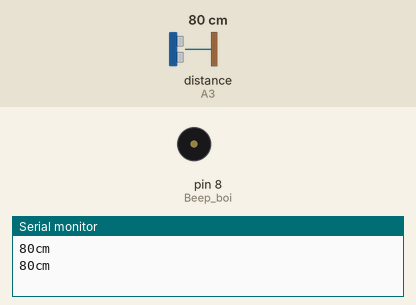
Recording of a sketch running on a simulated Arduino Uno, built with avr-gcc and run on an emulated ATmega328P. On the bench: buzzer (waves = sounding, pin HIGH), the last lines printed to the serial monitor. The inputs (shaded band) are chosen by the test bench; at power-on: distance to the obstacle (sensor on A3) 80 cm. The echo pulse lasts 58.3 µs per cm.

Above: at 2.2 s.
2.3 s: distance to the obstacle (sensor on A3) set to 32 cm
4.2 s: distance to the obstacle (sensor on A3) set to 26 cm
At 6.1 s:
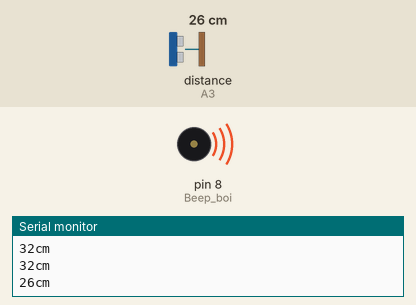
6.6 s: distance to the obstacle (sensor on A3) set to 35 cm
At 8.3 s:
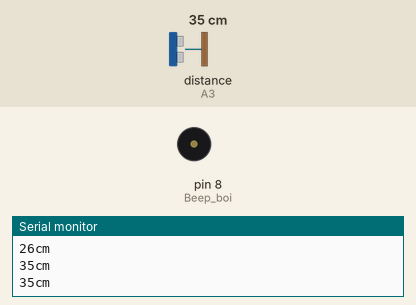
8.6 s: distance to the obstacle (sensor on A3) set to 2 cm
At 9.6 s:
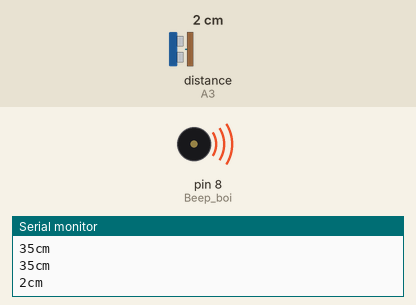
Timing chart, 0 to 11.6 s (numbered marks = the images above; inputs shaded):
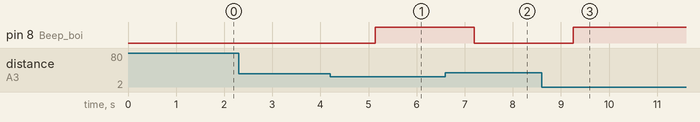

Measured:
- the behaviour switches between 30 and 29 cm on distance to the obstacle (sensor on A3) (found by bisection; images 0 and 1)
- after the input at 4.2 s, pin 8 (Beep_boi): LOW → HIGH after 0.94 s
- after the input at 6.6 s, pin 8 (Beep_boi): HIGH → LOW after 0.60 s
- after the input at 8.6 s, pin 8 (Beep_boi): LOW → HIGH after 0.65 s

The sketch:

Movement_Sensor.ino
```cpp
#include "SR04.h"
#define TRIG_PIN A3
#define ECHO_PIN A2
#define Beep_boi 8 //ALARM
SR04 sr04 = SR04(ECHO_PIN,TRIG_PIN);
long a;

void setup() {
   pinMode(Beep_boi, OUTPUT);
   Serial.begin(9600);
   delay(1000);
}

void loop() {
   a=sr04.Distance();
   Serial.print(a);
   Serial.println("cm");

   if (a < 30) {
    digitalWrite(Beep_boi, HIGH);}
    else {
      digitalWrite(Beep_boi, LOW);}
   delay(1000);
   }
```
